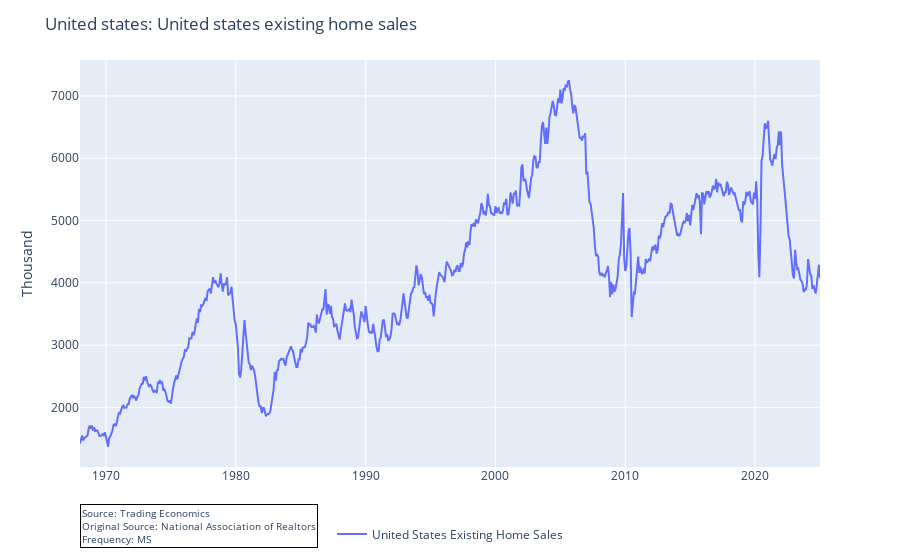

The code cell stored with this chart in its notebook:
### Code cell
scrup.plot_series()  ## Plot the series.

### Figure 1 — Plotly figure (JSON) as saved in the notebook; plotly's stock layout.template omitted (floating-point values rounded to 4 significant figures; data arrays with more than 128 entries replaced by an {"elided": "..."} marker saying what was removed)
{"data": [{"hovertemplate": "variable=United States Existing Home Sales<br>index=%{x}<br>value=%{y}<extra></extra>", "legendgroup": "United States Existing Home Sales", "line": {"color": "#636efa", "dash": "solid"}, "marker": {"symbol": "circle"}, "mode": "lines", "name": "United States Existing Home Sales", "orientation": "v", "showlegend": true, "type": "scatter", "x": {"elided": "682 str values"}, "xaxis": "x", "y": {"elided": "682 float values"}, "yaxis": "y"}], "layout": {"annotations": [{"align": "left", "bgcolor": "rgba(255, 255, 255, 0.8)", "bordercolor": "black", "borderwidth": 1, "font": {"size": 10}, "showarrow": false, "text": "Source: Trading Economics<br>Original Source: National Association of Realtors<br>Frequency: MS<br>", "x": 0, "xanchor": "left", "xref": "paper", "y": -0.2, "yanchor": "bottom", "yref": "paper"}], "legend": {"orientation": "h", "title": {"text": ""}, "tracegroupgap": 0, "x": 0.5, "xanchor": "center", "y": -0.2, "yanchor": "bottom"}, "margin": {"t": 60}, "title": {"text": "United states: United states existing home sales"}, "xaxis": {"anchor": "y", "domain": [0, 1], "title": {"text": ""}}, "yaxis": {"anchor": "x", "domain": [0, 1], "title": {"text": "Thousand"}}}}
